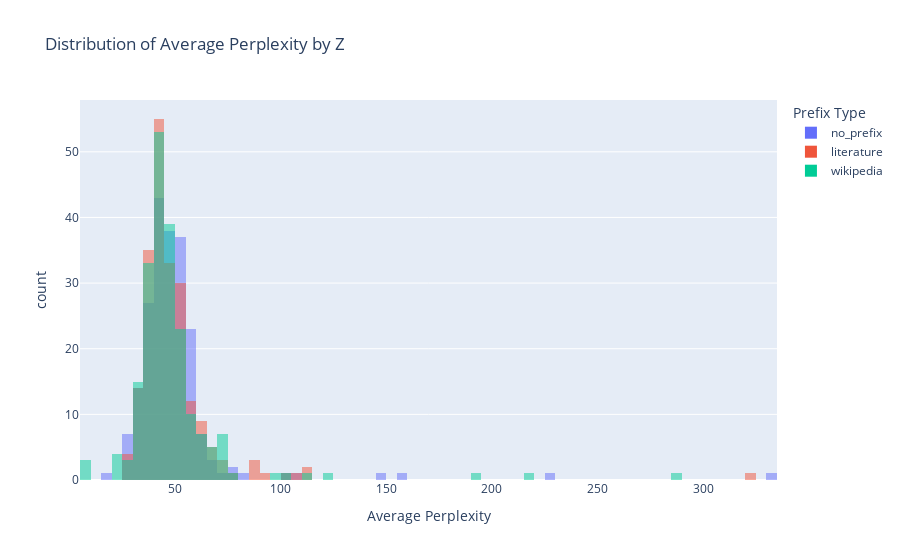

Notebook cell for this chart:
### Code cell
import matplotlib.pyplot as plt

import plotly.express as px

# Create a histogram for each value of Z
fig = px.histogram(df, x='avg_perplexity', color='Z', barmode='overlay', 
                   title='Distribution of Average Perplexity by Z',
                   labels={'avg_perplexity': 'Average Perplexity', 'Z': 'Prefix Type'})

# Show the plot
fig.show()

### Figure 1 — Plotly figure (JSON) as saved in the notebook; plotly's stock layout.template omitted (floating-point values rounded to 4 significant figures; data arrays with more than 128 entries replaced by an {"elided": "..."} marker saying what was removed)
{"data": [{"bingroup": "x", "hovertemplate": "Prefix Type=no_prefix<br>Average Perplexity=%{x}<br>count=%{y}<extra></extra>", "legendgroup": "no_prefix", "marker": {"color": "#636efa", "opacity": 0.5, "pattern": {"shape": ""}}, "name": "no_prefix", "orientation": "v", "showlegend": true, "type": "histogram", "x": {"elided": "210 float values"}, "xaxis": "x", "yaxis": "y"}, {"bingroup": "x", "hovertemplate": "Prefix Type=literature<br>Average Perplexity=%{x}<br>count=%{y}<extra></extra>", "legendgroup": "literature", "marker": {"color": "#EF553B", "opacity": 0.5, "pattern": {"shape": ""}}, "name": "literature", "orientation": "v", "showlegend": true, "type": "histogram", "x": {"elided": "210 float values"}, "xaxis": "x", "yaxis": "y"}, {"bingroup": "x", "hovertemplate": "Prefix Type=wikipedia<br>Average Perplexity=%{x}<br>count=%{y}<extra></extra>", "legendgroup": "wikipedia", "marker": {"color": "#00cc96", "opacity": 0.5, "pattern": {"shape": ""}}, "name": "wikipedia", "orientation": "v", "showlegend": true, "type": "histogram", "x": {"elided": "210 float values"}, "xaxis": "x", "yaxis": "y"}], "layout": {"barmode": "overlay", "legend": {"title": {"text": "Prefix Type"}, "tracegroupgap": 0}, "title": {"text": "Distribution of Average Perplexity by Z"}, "xaxis": {"anchor": "y", "domain": [0, 1], "title": {"text": "Average Perplexity"}}, "yaxis": {"anchor": "x", "domain": [0, 1], "title": {"text": "count"}}}}
